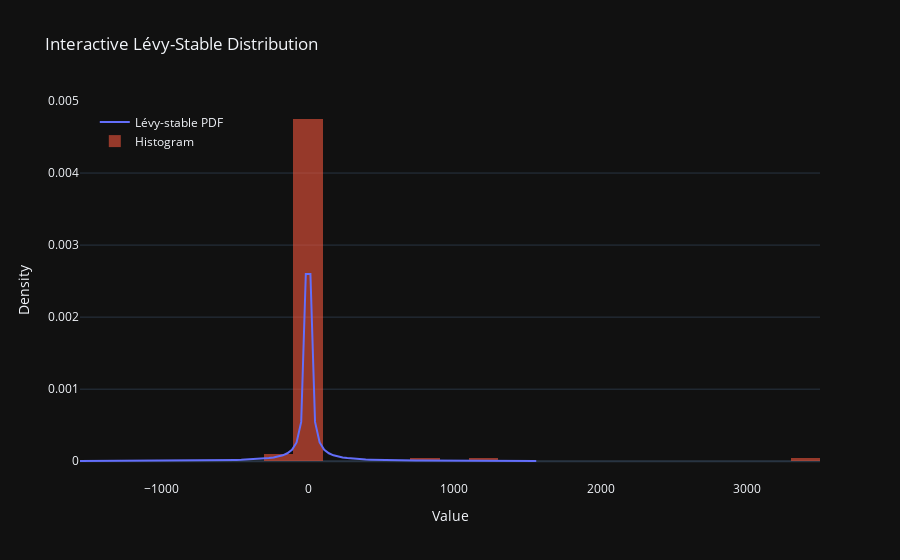

This figure's notebook cell:
### Code cell
import numpy as np
import plotly.graph_objects as go
from scipy.stats import levy_stable

# Parameters
alpha, beta = 0.5, 0
loc, scale = 0, 1

# Generate data for PDF
x = np.linspace(levy_stable.ppf(0.01, alpha, beta, loc=loc, scale=scale),
                levy_stable.ppf(0.99, alpha, beta, loc=loc, scale=scale), 100)
pdf = levy_stable.pdf(x, alpha, beta, loc=loc, scale=scale)

# Generate random samples
r = levy_stable.rvs(alpha, beta, loc=loc, scale=scale, size=100)

# Create the figure
fig = go.Figure()

# Add PDF curve
fig.add_trace(go.Scatter(x=x, y=pdf, mode='lines', name='Lévy-stable PDF'))

# Add histogram
fig.add_trace(go.Histogram(x=r, histnorm='probability density', opacity=0.6, name='Histogram'))

# Customize layout
fig.update_layout(
    title="Interactive Lévy-Stable Distribution",
    xaxis_title="Value",
    yaxis_title="Density",
    legend=dict(x=0.02, y=0.98),
    template="plotly_dark"
)

# Show interactive plot
fig.show()
